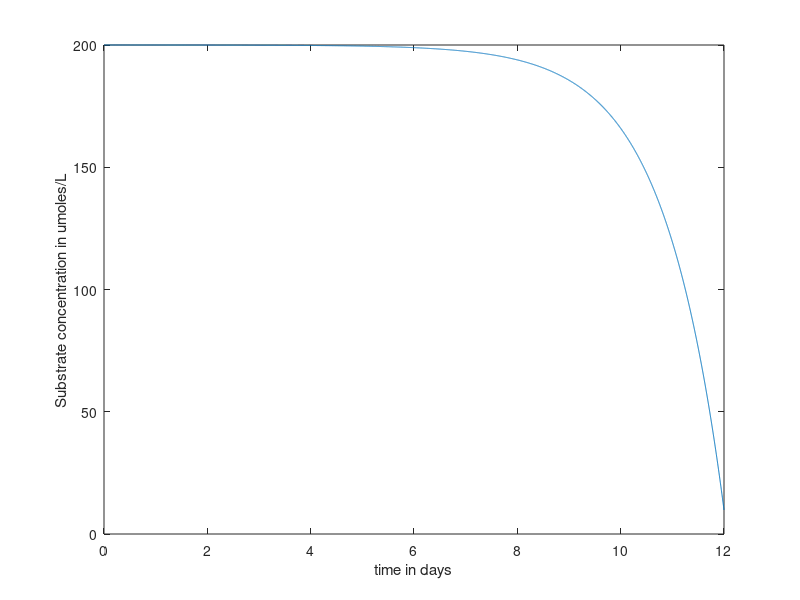
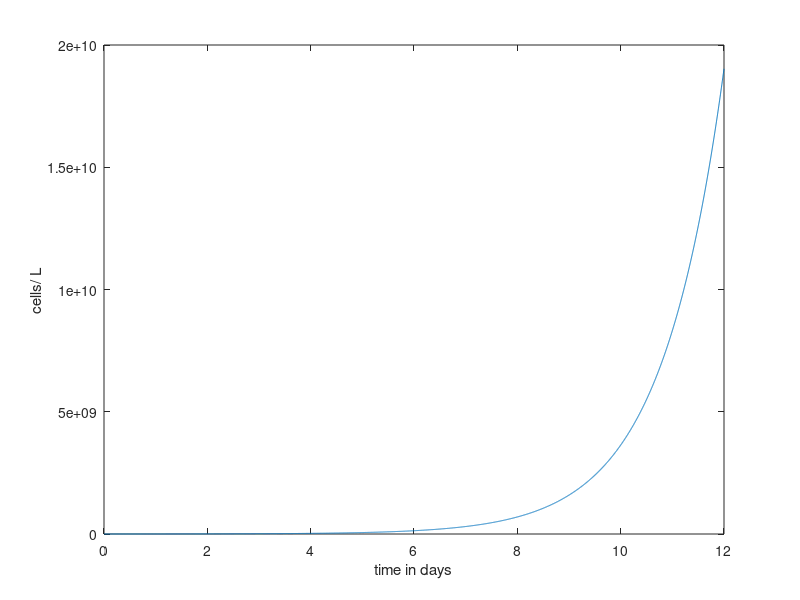

Recreate these plots in MATLAB, in order.
%%hw3 biodeg and biocat
Xi  = 1E6; %cells/L
Si = 200; %umoles/L
Q = .25; %L/day
S0 = 200; %umoles,day
K = 0.1; %umole/L
qmax = 5.38E-9; %umoles/cells/day
Y = 1.6E8; %cellsX/umolesTCE
b = 0.05;% per day
V = 1; %liter
min = 10*24*60;
deltat = 0.00208333333; %three minutes in days
t = (0:deltat:12)';  %time from 0 to 10 days
S(1) = Si;
X(1) = Xi;
ds_dt(1) = 0;
dx_dt(1) = 0;
for i = 2:length(t)
    ds_dt(i) = (Q*Si/V) - (Q*S(i-1)/V) - (Y*qmax*S(i-1)*X(i-1)/(K+S(i-1)));
    S(i) = S(i-1) - (ds_dt(i)*deltat);
    dx_dt(i) = 0 -Q*X(i-1)/V + (Y*ds_dt(i) - b*X(i-1));
    X(i) = X(i-1) + dx_dt(i)*deltat;
end
figure()
plot(t,S)
figure()
plot(t,X)











%% Batch: ugh
 %this is three minutes in days
part1 = K/(Xi+ (Y*Si));
part2 = part1 + (1/Y);
part3 = log(Xi)/Y;
s_t(1) = Si;
x_t(1) = Xi;
for i = 2:length(t)
   fun = @(S) -t(i)+ (((part2*log(Xi + Y*Si - Y*S)) - ((part1)*log(S*Xi/Si)) - (part3)))/qmax;
   x0 = [3, 200];
   s_t(i) = fzero(fun, x0);
   x_t(i) = Xi +  Y*(Si-s_t(i)) - b*t(i)*x_t(i-1);
end
figure()
plot(t, s_t)
xlabel('time in days')
ylabel('Substrate concentration in umoles/L')
figure()
plot(t, x_t)
xlabel('time in days')
ylabel('cells/ L')

%above is all for a batch reactor which is really really not what we're
%doing









%%% do this tomorrow when you go in to lab...so go early 
